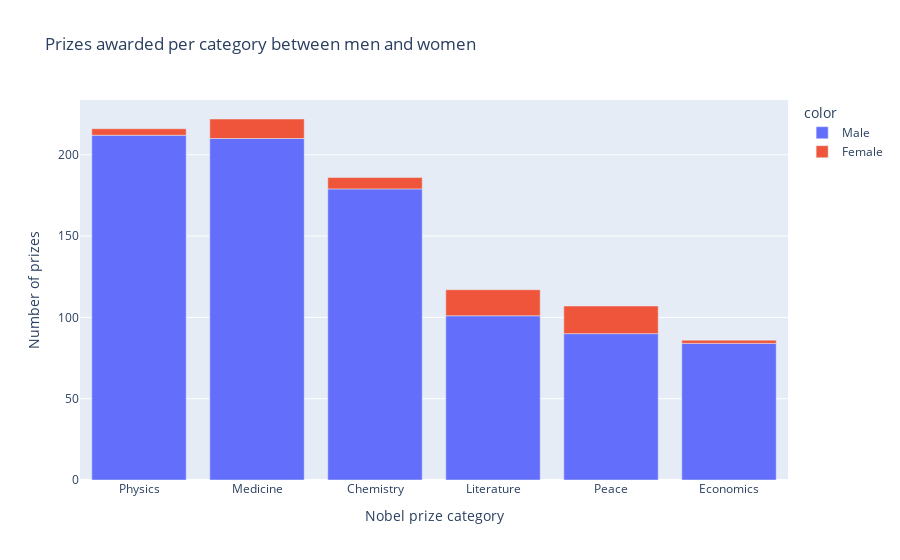

The notebook cell this image was saved under:
### Code cell
split_men_women = px.bar(x=men_women.category,
                         y=men_women.prize,
                         color=men_women.sex,
                         title='Prizes awarded per category between men and women')
split_men_women.update_layout(xaxis_title = 'Nobel prize category',
                              yaxis_title = 'Number of prizes')
split_men_women.show()

### Figure 1 — Plotly figure (JSON) as saved in the notebook; plotly's stock layout.template omitted (floating-point values rounded to 4 significant figures)
{"data": [{"alignmentgroup": "True", "hovertemplate": "color=Male<br>x=%{x}<br>y=%{y}<extra></extra>", "legendgroup": "Male", "marker": {"color": "#636efa", "pattern": {"shape": ""}}, "name": "Male", "offsetgroup": "Male", "orientation": "v", "showlegend": true, "textposition": "auto", "type": "bar", "x": ["Physics", "Medicine", "Chemistry", "Literature", "Peace", "Economics"], "xaxis": "x", "y": [212, 210, 179, 101, 90, 84], "yaxis": "y"}, {"alignmentgroup": "True", "hovertemplate": "color=Female<br>x=%{x}<br>y=%{y}<extra></extra>", "legendgroup": "Female", "marker": {"color": "#EF553B", "pattern": {"shape": ""}}, "name": "Female", "offsetgroup": "Female", "orientation": "v", "showlegend": true, "textposition": "auto", "type": "bar", "x": ["Peace", "Literature", "Medicine", "Chemistry", "Physics", "Economics"], "xaxis": "x", "y": [17, 16, 12, 7, 4, 2], "yaxis": "y"}], "layout": {"barmode": "relative", "legend": {"title": {"text": "color"}, "tracegroupgap": 0}, "title": {"text": "Prizes awarded per category between men and women"}, "xaxis": {"anchor": "y", "domain": [0, 1], "title": {"text": "Nobel prize category"}}, "yaxis": {"anchor": "x", "domain": [0, 1], "title": {"text": "Number of prizes"}}}}
